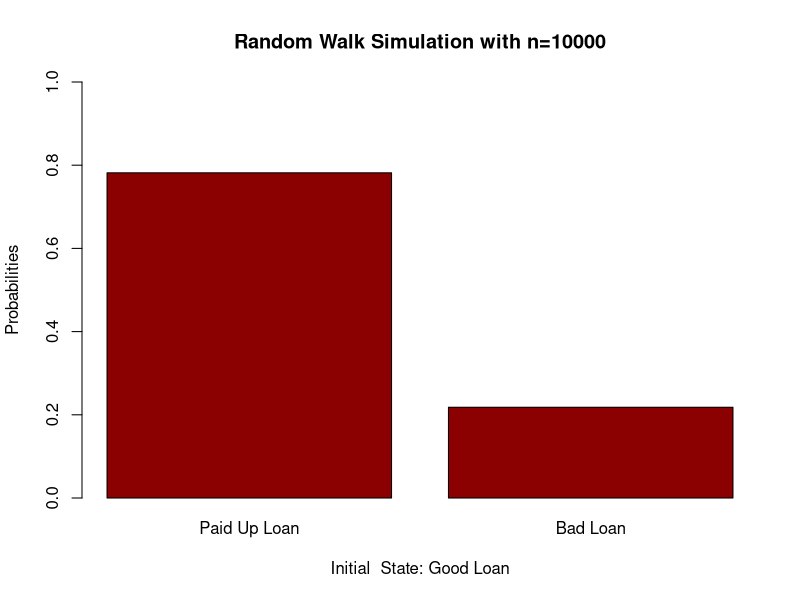

R code for this plot:

# Random Walk Simulation of a Markov Chain with the given transition matrix
sample_space <- c(1, 2, 3, 4, 5)
col1 <- c(0.47, 0.2, 0.3, 0, 0)
col2 <- c(0.1, 0.32, 0.2, 0, 0)
col3 <- c(0.16, 0.2, 0.38, 0, 0)
col4 <- c(0.01, 0.22, 0.05, 1, 0)
col5 <- c(0.26, 0.06, 0.07, 0, 1)
p_matrix <- matrix(c(col1, col2, col3, col4, col5), nrow = 5, ncol = 5)
current_state <- 1
process_states <- c(current_state)
steps <- 350

# - Returns the final state achieved after n steps.                                                                              # nolint
find_final_state <- function(sample_space, p_matrix, current_state, steps, process_states) {                                     # nolint
    steps <- steps - 1
    for (i in 1:steps) {
        if (current_state == 1) {
            next_state <- sample(x = sample_space, size = 1, replace=TRUE, prob = c(p_matrix[1],                                 # nolint
            p_matrix[6], p_matrix[11], p_matrix[16], p_matrix[21]))                                                              # nolint
        } else if (current_state == 2) {
            next_state <- sample(x = sample_space, size = 1, replace=TRUE, prob = c(p_matrix[2],                                 # nolint
            p_matrix[7], p_matrix[12], p_matrix[17], p_matrix[22]))                                                              # nolint
        } else if (current_state == 3) {
            next_state <- sample(x = sample_space, size = 1, replace=TRUE, prob = c(p_matrix[3],                                 # nolint
            p_matrix[8], p_matrix[13], p_matrix[18], p_matrix[23]))                                                              # nolint
        } else if (current_state == 4) {
            return (4)
        } else if (current_state == 5) {
            return (5)
        }

        if (current_state != next_state) {
            current_state <- next_state
            process_states <- append(process_states, current_state)
        }
        else {                                                                                                                   # nolint
            process_states <- append(process_states, current_state)
        }
    }
    return (process_states)                                                                                                      # nolint
}

# setting initial values
no_of_bad_loans <- 0
no_of_paid_up_loans <- 0
simulations <- 10000

# plotting simulation
simulations <- simulations - 1
for (i in 1:simulations) {
    process_states <- find_final_state(sample_space, p_matrix, current_state, steps, process_states)                              # nolint
    if (process_states == 4) {
        no_of_bad_loans <- no_of_bad_loans + 1
    } else if (process_states == 5) {
        no_of_paid_up_loans <- no_of_paid_up_loans + 1
    }
}
simulations <- simulations + 1
prob_paid_up_loan <- no_of_paid_up_loans / simulations
prob_bad_loan <- no_of_bad_loans / simulations
prob <- c(prob_paid_up_loan, prob_bad_loan)
print(prob_paid_up_loan)
print(prob_bad_loan)

# barchart with added parameters
print("Sum is-")
print(prob_bad_loan + prob_paid_up_loan)
barplot(prob, main = "Random Walk Simulation with n=10000", xlab = "Initial  State: Good Loan",                                     # nolint
ylab = "Probabilities", ylim = c(0, 1), names.arg = c("Paid Up Loan", "Bad Loan"), col = "darkred")                               # nolint


# # (b) Verifying it with calculating pow(A, n).                                                                                    # nolint
col1 <- c(0.47, 0.2, 0.3, 0, 0)
col2 <- c(0.1, 0.32, 0.2, 0, 0)
col3 <- c(0.16, 0.2, 0.38, 0, 0)
col4 <- c(0.01, 0.22, 0.05, 1, 0)
col5 <- c(0.26, 0.06, 0.07, 0, 1)
p_matrix <- matrix(c(col1, col2, col3, col4, col5), nrow = 5, ncol = 5)
multiplication_matrix <- diag(5)

for (i in 1:10000) {
    multiplication_matrix <- multiplication_matrix %*% p_matrix
}
print("P10000-")
print(multiplication_matrix)

# for (i in 11:20) {
#     multiplication_matrix <- multiplication_matrix %*% p_matrix
# }
# print("P20-")
# print(multiplication_matrix)

# for (i in 21:50) {
#     multiplication_matrix <- multiplication_matrix %*% p_matrix
# }
# print("P50-")
# print(multiplication_matrix)
